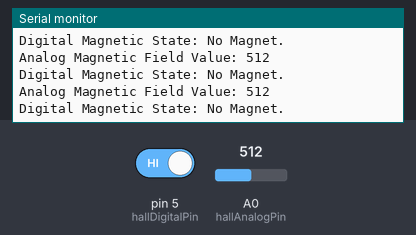
Bench run of a sketch on a simulated Arduino Uno, built with avr-gcc and run on an emulated ATmega328P. On the bench: the last lines printed to the serial monitor. The inputs (shaded band) are chosen by the test bench; at power-on: pin 5 (hallDigitalPin) HIGH, A0 (hallAnalogPin) = 512.

Above: at 1.3 s.
1.4 s: pin 5 (hallDigitalPin) driven LOW
At 1.84 s:
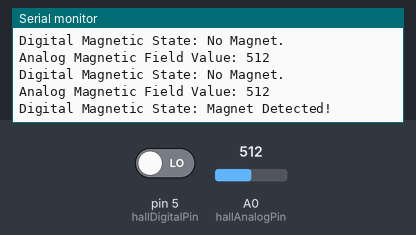
3.5 s: A0 (hallAnalogPin) set to 716
At 3.89 s:
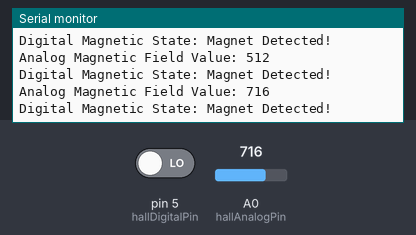
5.0 s: A0 (hallAnalogPin) set to 900
At 5.43 s:
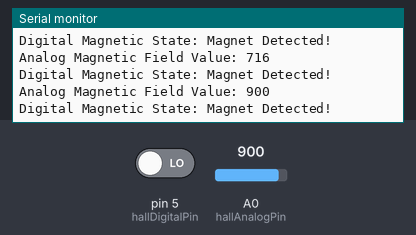
Timing chart, 0 to 8.0 s (numbered marks = the images above; inputs shaded):
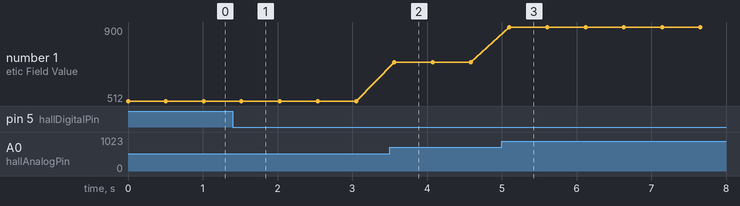

The sketch:

04-Hall.ino
```cpp
const int hallAnalogPin = A0;  // Connect A0 of Hall sensor to A0 of Arduino
const int hallDigitalPin = 5;  // Connect D0 of Hall sensor to D2 of Arduino

void setup() {
  Serial.begin(9600);
  pinMode(hallDigitalPin, INPUT);
}

void loop() {
  int analogValue = analogRead(hallAnalogPin);
  int digitalState = digitalRead(hallDigitalPin);

  Serial.print("Analog Magnetic Field Value: ");
  Serial.println(analogValue);

  Serial.print("Digital Magnetic State: ");
  if (digitalState == LOW) {
    Serial.println("Magnet Detected!");
  } else {
    Serial.println("No Magnet.");
  }

  delay(500);
}
```

Measured:
- after the input at 1.4 s, the serial monitor: prints a new line after 0.15 s (image 1)
- after the input at 3.5 s, the serial monitor: prints a new line after 0.06 s (image 2)
- after the input at 5.0 s, the serial monitor: prints a new line after 0.10 s (image 3)
- plotted number 1: 512 → 716 after the input at 3.5 s, 716 → 900 after the input at 5.0 s
